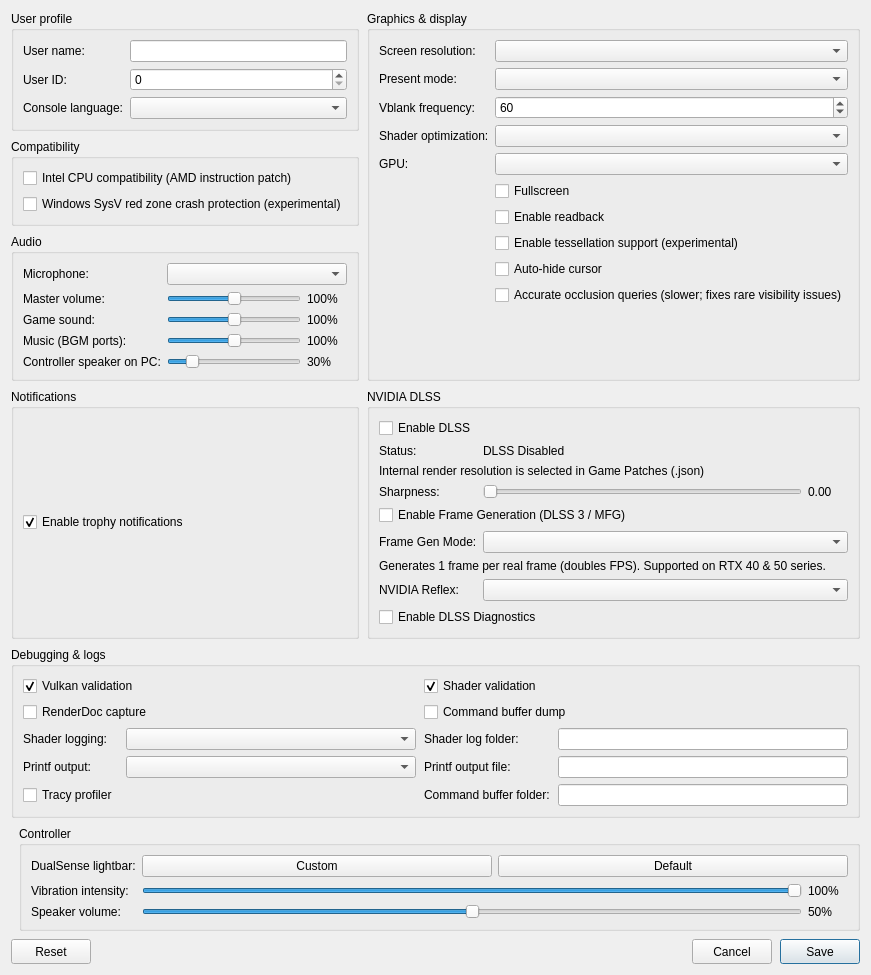
<?xml version="1.0" encoding="UTF-8"?>
<ui version="4.0">
 <class>ConfigurationEditDialog</class>
 <widget class="QDialog" name="ConfigurationEditDialog">
  <property name="geometry">
   <rect>
    <x>0</x>
    <y>0</y>
    <width>840</width>
    <height>620</height>
   </rect>
  </property>
  <property name="windowTitle">
   <string>Settings</string>
  </property>
  <property name="locale">
   <locale language="English" country="UnitedStates"/>
  </property>
  <layout class="QGridLayout" name="gridLayout">
   <property name="horizontalSpacing">
    <number>8</number>
   </property>
   <property name="verticalSpacing">
    <number>8</number>
   </property>
   <item row="0" column="0" colspan="2">
    <layout class="QGridLayout" name="sectionsLayout" columnstretch="1,1">
     <property name="horizontalSpacing">
      <number>8</number>
     </property>
     <property name="verticalSpacing">
      <number>8</number>
     </property>
     <item row="0" column="0">
      <widget class="QGroupBox" name="user_profile_group">
       <property name="title">
        <string>User profile</string>
       </property>
       <layout class="QFormLayout" name="userProfileLayout">
        <property name="fieldGrowthPolicy">
         <enum>QFormLayout::AllNonFixedFieldsGrow</enum>
        </property>
        <item row="0" column="0">
         <widget class="QLabel" name="label_user_name">
          <property name="text"><string>User name:</string></property>
         </widget>
        </item>
        <item row="0" column="1">
         <widget class="MandatoryLineEdit" name="lineEdit_user_name">
          <property name="toolTip"><string>Local user name exposed to games</string></property>
          <property name="clearButtonEnabled"><bool>true</bool></property>
         </widget>
        </item>
        <item row="1" column="0">
         <widget class="QLabel" name="label_user_id">
          <property name="text"><string>User ID:</string></property>
         </widget>
        </item>
        <item row="1" column="1">
         <widget class="QSpinBox" name="spinBox_user_id">
          <property name="toolTip"><string>Local user ID exposed to games</string></property>
          <property name="maximum"><number>2147483647</number></property>
         </widget>
        </item>
        <item row="2" column="0">
         <widget class="QLabel" name="label_console_language">
          <property name="text"><string>Console language:</string></property>
         </widget>
        </item>
        <item row="2" column="1">
         <widget class="QComboBox" name="comboBox_console_language">
          <property name="toolTip"><string>Language</string></property>
         </widget>
        </item>
       </layout>
      </widget>
     </item>
     <item row="2" column="0">
      <widget class="QGroupBox" name="audio_group">
       <property name="title"><string>Audio</string></property>
       <layout class="QFormLayout" name="audioLayout">
        <property name="fieldGrowthPolicy">
         <enum>QFormLayout::AllNonFixedFieldsGrow</enum>
        </property>
        <item row="0" column="0">
         <widget class="QLabel" name="label_audio_input_device">
          <property name="text"><string>Microphone:</string></property>
         </widget>
        </item>
        <item row="0" column="1">
         <widget class="QComboBox" name="comboBox_audio_input_device"/>
        </item>
        <item row="1" column="0">
         <widget class="QLabel" name="label_audio_master">
          <property name="text"><string>Master volume:</string></property>
         </widget>
        </item>
        <item row="1" column="1">
         <layout class="QHBoxLayout" name="audio_master_layout">
          <item>
           <widget class="QSlider" name="slider_audio_master">
            <property name="toolTip"><string>Everything the game plays on this PC (not the DualSense). 100% is unchanged; above 100% amplifies and can clip.</string></property>
            <property name="maximum"><number>200</number></property>
            <property name="singleStep"><number>5</number></property>
            <property name="pageStep"><number>10</number></property>
            <property name="value"><number>100</number></property>
            <property name="orientation"><enum>Qt::Horizontal</enum></property>
           </widget>
          </item>
          <item>
           <widget class="QLabel" name="label_audio_master_value">
            <property name="minimumSize"><size><width>40</width><height>0</height></size></property>
            <property name="text"><string>100%</string></property>
           </widget>
          </item>
         </layout>
        </item>
        <item row="2" column="0">
         <widget class="QLabel" name="label_audio_main">
          <property name="text"><string>Game sound:</string></property>
         </widget>
        </item>
        <item row="2" column="1">
         <layout class="QHBoxLayout" name="audio_main_layout">
          <item>
           <widget class="QSlider" name="slider_audio_main">
            <property name="toolTip"><string>Game audio on the main output ports (most effects, and music in games that mix it there). 100% is unchanged.</string></property>
            <property name="maximum"><number>200</number></property>
            <property name="singleStep"><number>5</number></property>
            <property name="pageStep"><number>10</number></property>
            <property name="value"><number>100</number></property>
            <property name="orientation"><enum>Qt::Horizontal</enum></property>
           </widget>
          </item>
          <item>
           <widget class="QLabel" name="label_audio_main_value">
            <property name="minimumSize"><size><width>40</width><height>0</height></size></property>
            <property name="text"><string>100%</string></property>
           </widget>
          </item>
         </layout>
        </item>
        <item row="3" column="0">
         <widget class="QLabel" name="label_audio_music">
          <property name="text"><string>Music (BGM ports):</string></property>
         </widget>
        </item>
        <item row="3" column="1">
         <layout class="QHBoxLayout" name="audio_music_layout">
          <item>
           <widget class="QSlider" name="slider_audio_music">
            <property name="toolTip"><string>Music the game plays on its own background-music ports. Has no effect on games that mix music into the main output.</string></property>
            <property name="maximum"><number>200</number></property>
            <property name="singleStep"><number>5</number></property>
            <property name="pageStep"><number>10</number></property>
            <property name="value"><number>100</number></property>
            <property name="orientation"><enum>Qt::Horizontal</enum></property>
           </widget>
          </item>
          <item>
           <widget class="QLabel" name="label_audio_music_value">
            <property name="minimumSize"><size><width>40</width><height>0</height></size></property>
            <property name="text"><string>100%</string></property>
           </widget>
          </item>
         </layout>
        </item>
        <item row="4" column="0">
         <widget class="QLabel" name="label_audio_pad_speaker">
          <property name="text"><string>Controller speaker on PC:</string></property>
         </widget>
        </item>
        <item row="4" column="1">
         <layout class="QHBoxLayout" name="audio_pad_speaker_layout">
          <item>
           <widget class="QSlider" name="slider_audio_pad_speaker">
            <property name="toolTip"><string>Sounds meant for the DualSense speaker when no DualSense plays them (no controller, or not wired/Bluetooth). The console speaker is small, so these are turned down by default.</string></property>
            <property name="maximum"><number>200</number></property>
            <property name="singleStep"><number>5</number></property>
            <property name="pageStep"><number>10</number></property>
            <property name="value"><number>30</number></property>
            <property name="orientation"><enum>Qt::Horizontal</enum></property>
           </widget>
          </item>
          <item>
           <widget class="QLabel" name="label_audio_pad_speaker_value">
            <property name="minimumSize"><size><width>40</width><height>0</height></size></property>
            <property name="text"><string>30%</string></property>
           </widget>
          </item>
         </layout>
        </item>
       </layout>
      </widget>
     </item>
     <item row="0" column="1" rowspan="3">
      <widget class="QGroupBox" name="graphics_group">
       <property name="title">
        <string>Graphics &amp;&amp; display</string>
       </property>
       <layout class="QFormLayout" name="graphicsLayout">
        <property name="fieldGrowthPolicy">
         <enum>QFormLayout::AllNonFixedFieldsGrow</enum>
        </property>
        <item row="0" column="0">
         <widget class="QLabel" name="label_screen_resolution">
          <property name="text"><string>Screen resolution:</string></property>
         </widget>
        </item>
        <item row="0" column="1">
         <widget class="QComboBox" name="comboBox_screen_resolution">
          <property name="toolTip"><string>Window resolution</string></property>
         </widget>
        </item>
        <item row="1" column="0">
         <widget class="QLabel" name="label_present_mode">
          <property name="text"><string>Present mode:</string></property>
         </widget>
        </item>
        <item row="1" column="1">
         <widget class="QComboBox" name="comboBox_present_mode">
          <property name="toolTip"><string>Vulkan swapchain presentation mode</string></property>
         </widget>
        </item>
        <item row="2" column="0">
         <widget class="QLabel" name="label_vblank_frequency">
          <property name="text"><string>Vblank frequency:</string></property>
         </widget>
        </item>
        <item row="2" column="1">
         <widget class="QSpinBox" name="spinBox_vblank_frequency">
          <property name="toolTip"><string>Virtual display refresh rate used for frame pacing</string></property>
          <property name="minimum"><number>30</number></property>
          <property name="maximum"><number>360</number></property>
          <property name="value"><number>60</number></property>
         </widget>
        </item>
        <item row="3" column="0">
         <widget class="QLabel" name="label_shader_optimization">
          <property name="text"><string>Shader optimization:</string></property>
         </widget>
        </item>
        <item row="3" column="1">
         <widget class="QComboBox" name="comboBox_shader_optimization_type">
          <property name="toolTip"><string>Optimize shaders for code size or performance</string></property>
         </widget>
        </item>
        <item row="4" column="0">
         <widget class="QLabel" name="label_gpu">
          <property name="text"><string>GPU:</string></property>
         </widget>
        </item>
        <item row="4" column="1">
         <widget class="QComboBox" name="comboBox_gpu">
          <property name="toolTip"><string>Graphics device used by the emulator</string></property>
         </widget>
        </item>
        <item row="5" column="1">
         <widget class="QCheckBox" name="checkBox_fullscreen">
          <property name="toolTip"><string>Run in borderless desktop fullscreen</string></property>
          <property name="text"><string>Fullscreen</string></property>
         </widget>
        </item>
        <item row="6" column="1">
         <widget class="QCheckBox" name="checkBox_readback">
          <property name="toolTip"><string>Read back writable linear images</string></property>
          <property name="text"><string>Enable readback</string></property>
         </widget>
        </item>
        <item row="7" column="1">
         <widget class="QCheckBox" name="checkBox_tessellation">
          <property name="toolTip"><string>Draw tessellated geometry. Disabled by default; unsupported tessellation may cause crashes.</string></property>
          <property name="text"><string>Enable tessellation support (experimental)</string></property>
         </widget>
        </item>
        <item row="8" column="1">
         <widget class="QCheckBox" name="checkBox_hide_cursor">
          <property name="toolTip"><string>Hide the host cursor after 2 seconds without mouse activity</string></property>
          <property name="text"><string>Auto-hide cursor</string></property>
         </widget>
        </item>
        <item row="9" column="1">
         <widget class="QCheckBox" name="checkBox_gpu_occlusion">
          <property name="toolTip"><string>Off (default): occlusion queries report everything as visible, which is much faster in heavy levels but may draw objects or effects that the game hides behind walls. On: the GPU counts visible samples as on the console (slower; fixes rare visibility issues).</string></property>
          <property name="text"><string>Accurate occlusion queries (slower; fixes rare visibility issues)</string></property>
         </widget>
        </item>
       </layout>
      </widget>
     </item>
     <item row="3" column="0">
      <widget class="QGroupBox" name="notifications_group">
       <property name="title"><string>Notifications</string></property>
       <layout class="QVBoxLayout" name="notificationsLayout">
        <item>
         <widget class="QCheckBox" name="checkBox_trophy_notifications">
          <property name="toolTip"><string>Show trophy unlock notifications and play their sound.
To use your own sound, replace the emulator's assets/sounds/trophy-unlock.wav with a WAV file and restart the game.</string></property>
          <property name="text"><string>Enable trophy notifications</string></property>
          <property name="checked"><bool>true</bool></property>
         </widget>
        </item>
       </layout>
      </widget>
     </item>
     <item row="3" column="1">
      <widget class="QGroupBox" name="dlss_group">
       <property name="title">
        <string>NVIDIA DLSS</string>
       </property>
       <layout class="QFormLayout" name="dlssLayout">
        <property name="fieldGrowthPolicy">
         <enum>QFormLayout::AllNonFixedFieldsGrow</enum>
        </property>
        <item row="0" column="0" colspan="2">
         <widget class="QCheckBox" name="checkBox_dlss_enable">
          <property name="toolTip">
           <string>Enable NVIDIA DLSS Super Resolution upscaling</string>
          </property>
          <property name="text">
           <string>Enable DLSS</string>
          </property>
         </widget>
        </item>
        <item row="1" column="0">
         <widget class="QLabel" name="label_dlss_status_title">
          <property name="text">
           <string>Status:</string>
          </property>
         </widget>
        </item>
        <item row="1" column="1">
         <widget class="QLabel" name="label_dlss_status">
          <property name="text">
           <string>DLSS Disabled</string>
          </property>
         </widget>
        </item>
        <item row="2" column="0" colspan="2">
         <widget class="QLabel" name="label_dlss_render_res">
          <property name="text">
           <string>Internal render resolution is selected in Game Patches (.json)</string>
          </property>
          <property name="wordWrap">
           <bool>true</bool>
          </property>
         </widget>
        </item>
        <item row="3" column="0">
         <widget class="QLabel" name="label_dlss_sharpness">
          <property name="text">
           <string>Sharpness:</string>
          </property>
         </widget>
        </item>
        <item row="3" column="1">
         <layout class="QHBoxLayout" name="dlss_sharpness_layout">
          <item>
           <widget class="QSlider" name="slider_dlss_sharpness">
            <property name="toolTip">
             <string>DLSS sharpening intensity (0.00 - 1.00)</string>
            </property>
            <property name="maximum">
             <number>100</number>
            </property>
            <property name="orientation">
             <enum>Qt::Horizontal</enum>
            </property>
           </widget>
          </item>
          <item>
           <widget class="QLabel" name="label_dlss_sharpness_value">
            <property name="minimumSize">
             <size>
              <width>40</width>
              <height>0</height>
             </size>
            </property>
            <property name="text">
             <string>0.00</string>
            </property>
           </widget>
          </item>
         </layout>
        </item>
        <item row="4" column="0" colspan="2">
          <widget class="QCheckBox" name="checkBox_dlss_fg_enable">
           <property name="toolTip">
            <string>Generate intermediate frames directly on GPU Tensor Cores to multiply frame rate (DLSS 3 Frame Gen / DLSS 4 Multi-Frame Gen)</string>
           </property>
           <property name="text">
            <string>Enable Frame Generation (DLSS 3 / MFG)</string>
           </property>
          </widget>
         </item>
         <item row="5" column="0">
          <widget class="QLabel" name="label_dlss_fg_mode">
           <property name="text">
            <string>Frame Gen Mode:</string>
           </property>
          </widget>
         </item>
         <item row="5" column="1">
          <widget class="QComboBox" name="comboBox_dlss_fg_mode">
           <property name="toolTip">
            <string>Select Frame Generation multiplier (2x for RTX 40/50, 3x / 4x / Dynamic for RTX 50 Blackwell)</string>
           </property>
          </widget>
         </item>
         <item row="6" column="0" colspan="2">
          <widget class="QLabel" name="label_dlss_fg_desc">
           <property name="text">
            <string>Generates 1 frame per real frame (doubles FPS). Supported on RTX 40 &amp; 50 series.</string>
           </property>
           <property name="wordWrap">
            <bool>true</bool>
           </property>
          </widget>
         </item>
         <item row="7" column="0">
          <widget class="QLabel" name="label_reflex_mode">
           <property name="text">
            <string>NVIDIA Reflex:</string>
           </property>
          </widget>
         </item>
         <item row="7" column="1">
          <widget class="QComboBox" name="comboBox_reflex_mode">
           <property name="toolTip">
            <string>Reduces system latency and optimizes frame delivery. Automatically engaged when Frame Generation is active.</string>
           </property>
          </widget>
         </item>
         <item row="8" column="0" colspan="2">
         <widget class="QCheckBox" name="checkBox_dlss_diagnostics">
          <property name="toolTip">
           <string>Enable verbose DLSS &amp; Streamline log messages</string>
          </property>
          <property name="text">
           <string>Enable DLSS Diagnostics</string>
          </property>
         </widget>
        </item>
       </layout>
      </widget>
     </item>
     <item row="4" column="0" colspan="2">
      <widget class="QGroupBox" name="debug_group">
       <property name="title">
        <string>Debugging &amp;&amp; logs</string>
       </property>
       <layout class="QGridLayout" name="debugLayout" columnstretch="0,1,0,1">
        <property name="horizontalSpacing"><number>8</number></property>
        <property name="verticalSpacing"><number>6</number></property>
        <item row="0" column="0" colspan="2">
         <widget class="QCheckBox" name="checkBox_vulkan_validation">
          <property name="toolTip"><string>Enable Vulkan validation layers</string></property>
          <property name="text"><string>Vulkan validation</string></property>
          <property name="checked"><bool>true</bool></property>
         </widget>
        </item>
        <item row="0" column="2" colspan="2">
         <widget class="QCheckBox" name="checkBox_shader_validation">
          <property name="toolTip"><string>Validate SPIR-V binary</string></property>
          <property name="text"><string>Shader validation</string></property>
          <property name="checked"><bool>true</bool></property>
         </widget>
        </item>
        <item row="1" column="0" colspan="2">
         <widget class="QCheckBox" name="checkBox_renderdoc_capture">
          <property name="toolTip"><string>Enable RenderDoc capture</string></property>
          <property name="text"><string>RenderDoc capture</string></property>
         </widget>
        </item>
        <item row="1" column="2" colspan="2">
         <widget class="QCheckBox" name="checkBox_cmd_dump">
          <property name="toolTip"><string>Dump command buffers</string></property>
          <property name="text"><string>Command buffer dump</string></property>
         </widget>
        </item>
        <item row="2" column="0">
         <widget class="QLabel" name="label_shader_log_direction">
          <property name="text"><string>Shader logging:</string></property>
         </widget>
        </item>
        <item row="2" column="1">
         <widget class="QComboBox" name="comboBox_shader_log_direction">
          <property name="toolTip"><string>Dump shaders to file or console window. If enabled may decrease emulator performance</string></property>
         </widget>
        </item>
        <item row="2" column="2">
         <widget class="QLabel" name="label_shader_log_folder">
          <property name="text"><string>Shader log folder:</string></property>
         </widget>
        </item>
        <item row="2" column="3">
         <widget class="MandatoryLineEdit" name="lineEdit_shader_log_folder">
          <property name="toolTip"><string>Specify directory to dump shaders</string></property>
          <property name="clearButtonEnabled"><bool>true</bool></property>
         </widget>
        </item>
        <item row="3" column="0">
         <widget class="QLabel" name="label_printf_direction">
          <property name="text"><string>Printf output:</string></property>
         </widget>
        </item>
        <item row="3" column="1">
         <widget class="QComboBox" name="comboBox_printf_direction">
          <property name="toolTip"><string>Print logs to file or console window. If enabled may decrease emulator performance</string></property>
         </widget>
        </item>
        <item row="3" column="2">
         <widget class="QLabel" name="label_printf_file">
          <property name="text"><string>Printf output file:</string></property>
         </widget>
        </item>
        <item row="3" column="3">
         <widget class="MandatoryLineEdit" name="lineEdit_printf_file">
          <property name="toolTip"><string>Specify file to dump logs</string></property>
          <property name="clearButtonEnabled"><bool>true</bool></property>
         </widget>
        </item>
        <item row="4" column="0">
         <widget class="QCheckBox" name="checkBox_profiler">
          <property name="toolTip"><string>Enable the Tracy profiler. Profiling may decrease emulator performance</string></property>
          <property name="text"><string>Tracy profiler</string></property>
         </widget>
        </item>
        <item row="4" column="2">
         <widget class="QLabel" name="label_cmd_dump_folder">
          <property name="text"><string>Command buffer folder:</string></property>
         </widget>
        </item>
        <item row="4" column="3">
         <widget class="MandatoryLineEdit" name="lineEdit_cmd_dump_folder">
          <property name="toolTip"><string>Specify directory to dump command buffers</string></property>
          <property name="clearButtonEnabled"><bool>true</bool></property>
         </widget>
        </item>
       </layout>
      </widget>
     </item>
     <item row="1" column="0">
      <widget class="QGroupBox" name="compatibility_group">
       <property name="title">
        <string>Compatibility</string>
       </property>
       <layout class="QVBoxLayout" name="compatibilityLayout">
        <item>
         <widget class="QCheckBox" name="checkBox_amd_cpu">
          <property name="toolTip"><string>For Intel CPUs: emulates the PS5's AMD-only instructions (EXTRQ/INSERTQ) and AMD's VRSQRTPS results. Not needed on AMD CPUs.</string></property>
          <property name="text"><string>Intel CPU compatibility (AMD instruction patch)</string></property>
         </widget>
        </item>
        <item>
         <widget class="QCheckBox" name="checkBox_red_zone_protection">
          <property name="toolTip"><string>Helps prevent crashes in some games on Windows</string></property>
          <property name="text"><string>Windows SysV red zone crash protection (experimental)</string></property>
         </widget>
        </item>
       </layout>
      </widget>
     </item>
    </layout>
   </item>
   <item row="1" column="1">
    <widget class="QGroupBox" name="controller_group">
     <property name="title"><string>Controller</string></property>
     <layout class="QFormLayout" name="controllerLayout">
      <property name="fieldGrowthPolicy"><enum>QFormLayout::AllNonFixedFieldsGrow</enum></property>
      <item row="0" column="0">
       <widget class="QLabel" name="label_controller_color">
        <property name="text"><string>DualSense lightbar:</string></property>
       </widget>
      </item>
      <item row="0" column="1">
       <layout class="QHBoxLayout" name="controllerColorLayout">
        <item>
         <widget class="QPushButton" name="button_controller_color">
          <property name="toolTip"><string>Choose and preview a fixed LED color. Bluetooth DualSense may take several seconds to update.</string></property>
          <property name="text"><string>Custom</string></property>
         </widget>
        </item>
        <item>
         <widget class="QPushButton" name="button_controller_color_reset">
          <property name="toolTip"><string>Let the game control the lightbar</string></property>
          <property name="text"><string>Default</string></property>
         </widget>
        </item>
       </layout>
      </item>
      <item row="1" column="0">
       <widget class="QLabel" name="label_controller_vibration">
        <property name="text"><string>Vibration intensity:</string></property>
       </widget>
      </item>
      <item row="1" column="1">
       <layout class="QHBoxLayout" name="controllerVibrationLayout">
        <item>
         <widget class="QSlider" name="slider_controller_vibration">
          <property name="toolTip"><string>Scale DualSense vibration over USB and Bluetooth</string></property>
          <property name="maximum"><number>100</number></property>
          <property name="value"><number>100</number></property>
          <property name="orientation"><enum>Qt::Horizontal</enum></property>
         </widget>
        </item>
        <item>
         <widget class="QLabel" name="label_controller_vibration_value">
          <property name="minimumSize"><size><width>40</width><height>0</height></size></property>
          <property name="text"><string>100%</string></property>
         </widget>
        </item>
       </layout>
      </item>
      <item row="2" column="0">
       <widget class="QLabel" name="label_controller_volume">
        <property name="text"><string>Speaker volume:</string></property>
       </widget>
      </item>
      <item row="2" column="1">
       <layout class="QHBoxLayout" name="controllerVolumeLayout">
        <item>
         <widget class="QSlider" name="slider_controller_volume">
          <property name="toolTip"><string>Scale the DualSense speaker over USB and Bluetooth. 50% is the previous default; 100% adds 6 dB of gain.</string></property>
          <property name="maximum"><number>100</number></property>
          <property name="value"><number>50</number></property>
          <property name="orientation"><enum>Qt::Horizontal</enum></property>
         </widget>
        </item>
        <item>
         <widget class="QLabel" name="label_controller_volume_value">
          <property name="minimumSize"><size><width>40</width><height>0</height></size></property>
          <property name="text"><string>50%</string></property>
         </widget>
        </item>
       </layout>
      </item>
     </layout>
    </widget>
   </item>
   <item row="2" column="0" colspan="2">
    <layout class="QHBoxLayout" name="buttonLayout">
     <item>
     <widget class="QPushButton" name="clear_button">
       <property name="minimumSize"><size><width>80</width><height>25</height></size></property>
       <property name="text"><string>Reset</string></property>
       <property name="toolTip"><string>Restore default settings</string></property>
      </widget>
     </item>
     <item>
      <spacer name="buttonSpacer">
       <property name="orientation"><enum>Qt::Horizontal</enum></property>
       <property name="sizeHint" stdset="0"><size><width>40</width><height>20</height></size></property>
      </spacer>
     </item>
     <item>
      <widget class="QPushButton" name="cancel_button">
       <property name="minimumSize"><size><width>80</width><height>25</height></size></property>
       <property name="text"><string>Cancel</string></property>
      </widget>
     </item>
     <item>
      <widget class="QPushButton" name="ok_button">
       <property name="minimumSize"><size><width>80</width><height>25</height></size></property>
       <property name="text"><string>Save</string></property>
       <property name="default"><bool>true</bool></property>
      </widget>
     </item>
    </layout>
   </item>
  </layout>
 </widget>
 <customwidgets>
  <customwidget>
   <class>MandatoryLineEdit</class>
   <extends>QLineEdit</extends>
   <header>mandatoryLineEdit.h</header>
  </customwidget>
 </customwidgets>
 <resources/>
</ui>
